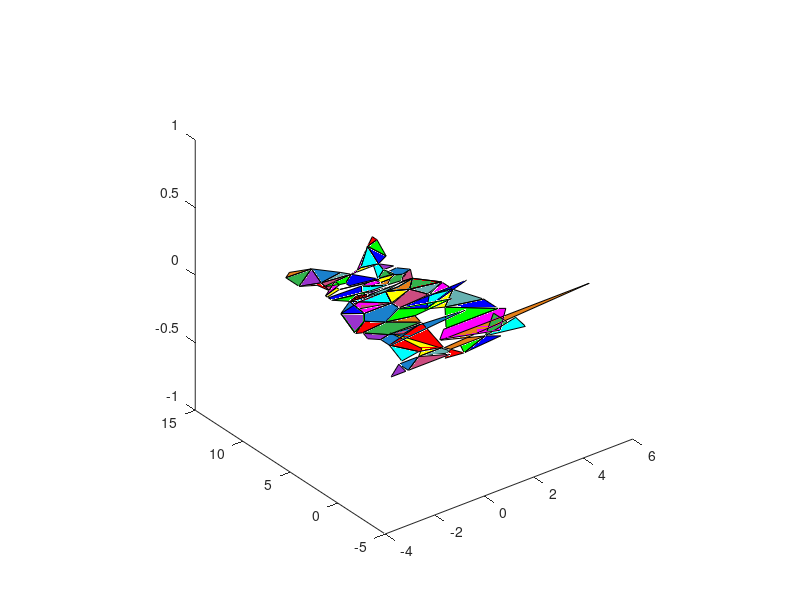

The MATLAB source for this figure:
clf;
hold on;

patch([2, 1.5, 2, 2], [12, 11.2, 11.5, 12], 'r');
patch([2, 1.5, 1.6, 2], [11.5, 11.2, 9.5, 11.5], 'g');
patch([1.5, 1.1, 1.6, 1.5], [11.2, 9, 9.5, 11.2], 'b');
patch([1.1, 1.5, 0.5, 1.1], [9, 11.2, 9.3, 9], 'c');
patch([1.5, 0.2, 0, 0.5, 1.5], [11.2, 9, 9, 9.3, 11.2], 'm');
patch([0, 1.1, 0.5, 0], [9, 9, 9.3, 9], 'y');
patch([-1.5, -0.8, -1.8, -1.5], [11.6, 11.1, 11.2, 11.6], [0.9, 0.5, 0.1]);
patch([-0.8, -1.8, -1.8, -0.8], [11.1, 11.2, 9.8, 11.1], [0.2, 0.7, 0.3]);
patch([-0.8, -1.8, -1.1, -0.8], [11.1, 9.8, 9.3, 11.1], [0.6, 0.2, 0.8]);
patch([-0.8, -0.2, -1.1, -0.8], [11.1, 9.6, 9.3, 11.1], [0.1, 0.5, 0.8]);
patch([-1.1, 0, -0.7, -1.2, -1.1], [9.3, 9, 8.9, 8.2, 9.3], [0.8, 0.3, 0.5]);
patch([0, -1.1, -0.2, 0], [9, 9.3, 9.6, 9], [0.4, 0.7, 0.7]);
patch([-1.2, -1.1, -1.8, -1.3, -1.2], [8.2, 9.3, 9.8, 9.2, 8.2], 'r');

patch([0, -0.5, -0.7, -1.2, 0], [9, 8.3, 8.4, 8.8, 9], 'g');
patch([0, -0.5, -0.5, 0.5, 0], [9, 8.3, 7.9, 7.5, 9], 'b');
patch([0, 1.1, 1, 0.5, 0.9], [9, 9, 8.2, 7.5, 9], 'c');
patch([-0.7, -0.7, -1.5, -0.7], [8.9, 8.4, 7.8, 8.9], 'm');
patch([-0.9, -1.5, -1.5, -0.9, -0.9], [8.2, 7.8, 7.6, 7.9, 8.2], 'y');
patch([-0.9, 0.5, -0.2, -0.9], [7.9, 7.4, 7.6, 7.9], [0.9, 0.5, 0.1]);
patch([0.5, 1, 1.1, 0.5], [7.5, 8.2, 7.4, 7.5], [0.2, 0.7, 0.3]);
patch([1.1, 1.4, 1, 1.1], [9, 8.2, 8.2, 9], [0.6, 0.2, 0.8]);
patch([1.4, 1, 1, 1.3, 1.7, 1.4], [7.9, 7.8, 7.4, 7, 7.2, 7.9], [0.1, 0.5, 0.8]);
patch([1.7, 1.3, 1, 1.4, 1.7], [7.2, 6.9, 6.3, 6.2, 7.2], [0.8, 0.3, 0.5]);
patch([1.4, 1, 0.6, 0.2, -0.3, -0.4, 0.2, 0.7, 1.4], [6.2, 6.3, 6.1, 5.9, 5.9, 6.2, 6.2, 6.2, 6.2], [0.4, 0.7, 0.7]);
patch([-0.3, -0.7, -1.1, -0.4, -0.3], [6.3, 6.6, 6.3, 6.1, 6.3], 'r');
patch([-1.1, -1.5, -0.2, -1.1], [6.3, 7.1, 6.6, 6.3], 'g');
patch([-0.5, -1.5, -1.5, -0.2, -0.5], [6.6, 7.1, 7.5, 7.4, 6.6], 'b');
patch([-0.5, 0.5, -0.2, -0.5], [6.6, 6.5, 7.4, 6.6], 'c');
patch([-0.2, 0.4, 0.4, 0, -0.2], [7.4, 7.6, 7, 7, 7.4], 'm');
patch([0.5, 0.4, 0.8, 1.1, 0.5], [7.5, 7, 7, 7.3, 7.5], 'y');
patch([0, 0.8, 0.5, 0], [7, 7, 6.5, 7], [0.9, 0.5, 0.1]);
patch([1, 0.5, 1, 1.4, 1], [7.3, 6.5, 6.4, 6.9, 7.3], [0.2, 0.7, 0.3]);
patch([0.5, -0.7, -0.3, 0.5], [6.2, 6.2, 6.5, 6.2], [0.6, 0.2, 0.8]);
patch([-1.1, -1.8, -1.2, -1.1], [6.3, 5.4, 4.5, 6.3], [0.1, 0.5, 0.8]);
patch([-1.1, -1.2, -0.1, 0.2], [5.9, 5.2, 4.5, 5.9], [0.8, 0.3, 0.5]);
patch([0.9, 0.2, 0.7, 1.4, 0.9], [5.2, 5.9, 5.9, 6.2, 5.2], [0.4, 0.7, 0.7]);
patch([0.9, 1.4, 2, 0.9], [5.2, 6.2, 4.7, 5.2], 'r');
patch([-1.8, -1.2, -1.5, -2.2, -1.8], [5.4, 4.5, 3.7, 2.9, 5.4], 'g');

patch([-0.1, -1.8, -1.2, -1.1], [6.3, 5.4, 4.5, 6.3], 'b');
patch([-1.1, 0.2, -0.1, -1.1], [6.3, 5.9, 4.5, 6.3], 'c');
patch([-1.1, -1.2, -0.1, -1.1], [6.3, 4.5, 4.5, 6.3], 'm');
patch([0.2, 0.9, -0.1, 0.2], [5.9, 5.2, 4.5, 5.9], 'y');
patch([0.9, 0.2, 0.7, 1.4, 0.9], [5.2, 5.9, 5.9, 6.2, 5.2], [0.9, 0.5, 0.1]);
patch([0.9, 1.4, 2, 0.9], [5.2, 6.2, 4.7, 5.2], [0.2, 0.7, 0.3]);
patch([-1.8, -1.2, -1.5, -2.2, -1.8], [5.4, 4.5, 3.7, 2.9, 5.4], [0.6, 0.2, 0.8]);
patch([-1.2, -0.1, -0.1, -1, -1.5, -1.2], [4.5, 4.5, 3.7, 2.8, 3.7, 4.5], [0.1, 0.5, 0.8]);
patch([-0.1, -0.1, 1.2, 0.9, -0.1], [4.4, 3.7, 3.9, 5.2, 4.4], [0.8, 0.3, 0.5]);
patch([0.9, 1.2, 2, 0.9], [5.2, 3.9, 4.7, 5.2], [0.4, 0.7, 0.7]);
patch([-2.2, -1.5, -1, -2, -2.2], [2.8, 3.7, 2.8, 2.6, 2.8], 'r');
patch([-1, -0.2, 1.6, 0, -1], [2.8, 3.7, 2.6, 2.3, 2.8], 'g');
patch([-0.2, 0.6, 2.7, -0.2], [3.7, 2.6, 3.9, 3.7], 'b');
patch([0.6, 1.2, 2, 0.6], [2.6, 3.9, 3.6, 2.6], 'c');
patch([2, 1, 2, 2], [4.6, 3.9, 3.5, 4.6], 'm');
patch([2, 0.5, 1.1, 2], [3.5, 2.6, 2, 3.5], 'y');
patch([0, -0.1, -1, 0], [2.3, 1.4, 2.8, 2.3], [0.9, 0.5, 0.1]);
patch([-0.1, -1, -2, -1.4, -0.1], [1.4, 2.8, 2.6, 1.4, 1.4], [0.2, 0.7, 0.3]);
patch([-2, -2.1, -1.8, -1.4, -2], [2.5, 1.8, 1.2, 1.4, 2.5], [0.6, 0.2, 0.8]);
patch([-1.4, -1.8, -1.8, 1.5, -1.4], [1.4, 1.2, 0.2, 0.9, 1.4], [0.1, 0.5, 0.8]);
patch([-1.4, -1, -0.1, -1.4], [1.4, 0.9, 1.3, 1.4], [0.8, 0.3, 0.5]);
patch([2, 1.1, 2.4, 2], [3.5, 2, 1.3, 3.5], [0.4, 0.7, 0.7]);
patch([-0.1, -1.8, -1.3, -0.5, -0.1], [1.3, 0.3, -1.5, -2, 1.3], 'r');
patch([1.1, 0.3, 2.4, 1.1], [2, -0.2, -0.2, 2], 'g');

patch([1.1, 2.4, 2.4, 1.1], [2, -0.2, 1.3, 2], 'b');
patch([-1.8, -2.1, -1.3, -1.8], [0.3, -1.8, -1.5, 0.3], 'c');
patch([0.2, 2.4, 2.6, 1.6, -0.3, 0.2], [-0.2, -0.2, -0.5, -2.5, -1.1, -0.2], 'm');
patch([-1.1, -1.3, -0.6, -1.5, -1.1], [-1.3, 1.5, -2, -2, -1.3], 'y');
patch([5.7, -0.5, -0.4, 1, -0.3], [-1.2, -2.1, -2.5, -2.5, -1.2], [0.9, 0.5, 0.1]);
patch([2.1, 2.1, 1, 2.1], [-0.5, -2, -2.5, -0.5], [0.2, 0.7, 0.3]);
patch([-2.3, -3, -2.4, -2.3], [-2, -3, -3, -2], [0.6, 0.2, 0.8]);
patch([-2.3, -2.3, -1.5, -2.3], [-2, -3, -2, -2], [0.1, 0.5, 0.8]);
patch([-1.5, -2.3, -0.6, -1.5], [-2, -3, -3, -2], [0.8, 0.3, 0.5]);
patch([-1.5, -0.6, -0.5, -0.6, -1.5], [-2, -2, -2.5, -2.8, -2], [0.4, 0.7, 0.7]);
patch([-0.4, -0.9, -0.2, -0.4], [-2.5, -3.2, -3.4, -2.5], 'r');
patch([0, -0.2, 1, -0.4], [-2.5, -3.4, -2.5, -2.5], 'g');
patch([-0.2, 1, 1.4, -0.2], [-3.4, -2.5, -3.1, -3.4], 'b');
patch([1, 2.5, 2.4, 1], [-2.5, -1.8, -3.1, -2.5], 'c');

view(-37.5, 30);
axis square;
